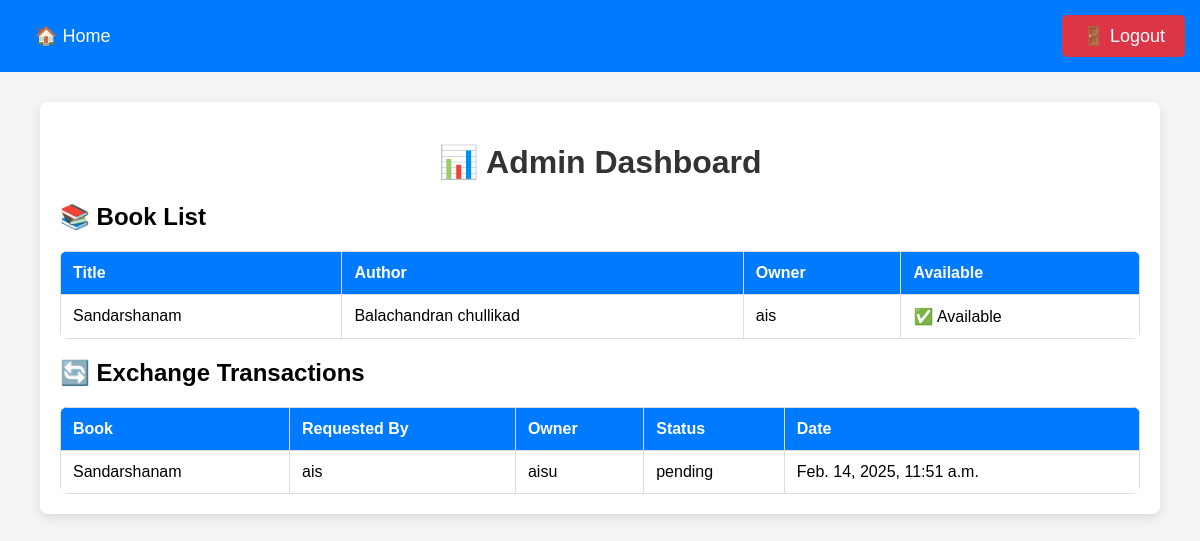
Before: /admin-dashboard/ (signed in) with the older database file.
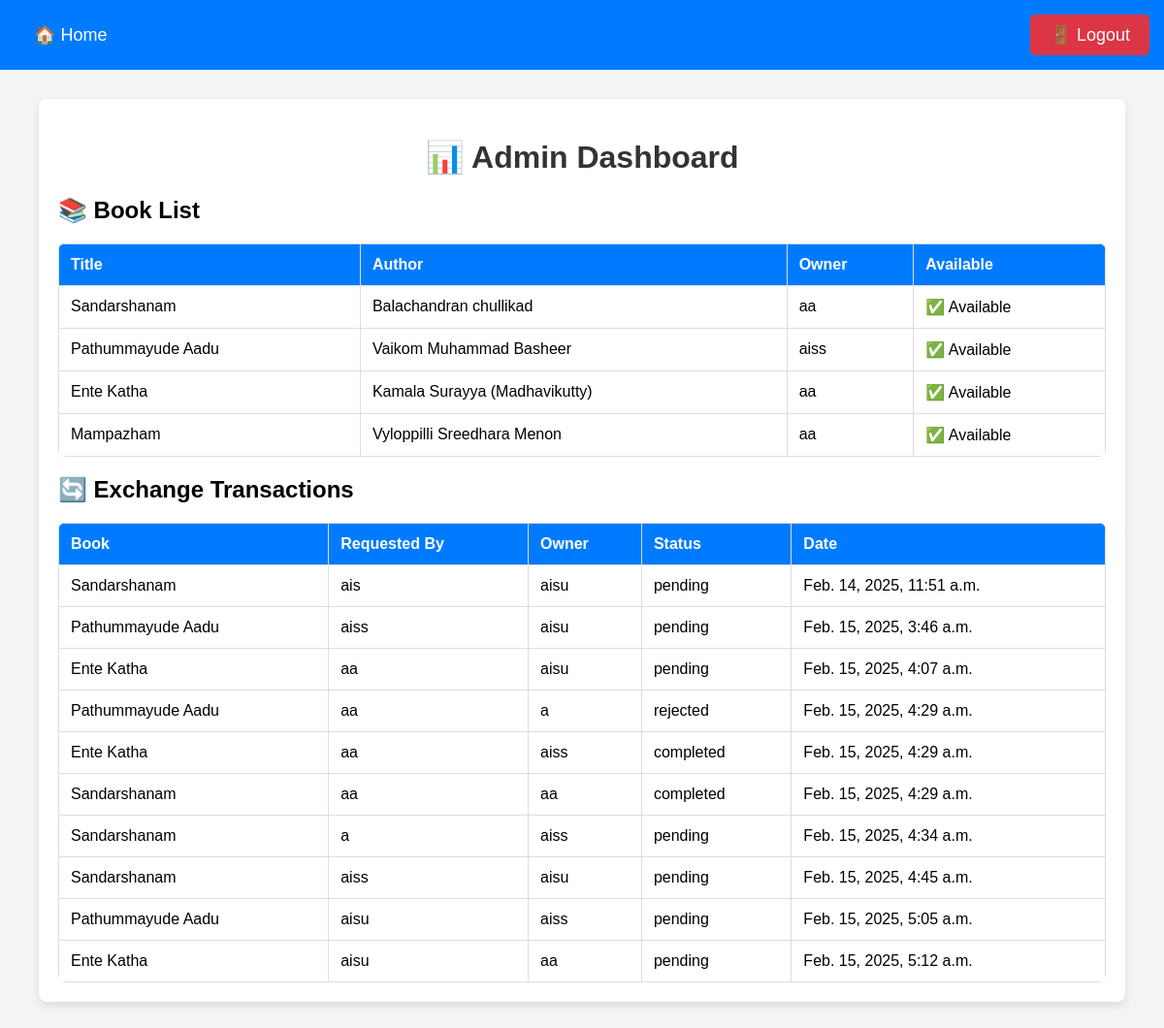
After: the same page with the newer database file.
### app/models.py (models this page shows, shortened)
class Book(models.Model):
    title = models.CharField(max_length=200)
    author = models.CharField(max_length=200)
    description = models.TextField()
    owner = models.ForeignKey(User, on_delete=models.CASCADE, related_name='books')
    available = models.BooleanField(default=True)
    image = models.ImageField(upload_to='book_images/', blank=True, null=True)  # New field

class ExchangeRequest(models.Model):
    book = models.ForeignKey(Book, on_delete=models.CASCADE)
    requester = models.ForeignKey(User, on_delete=models.CASCADE, related_name='requests')
    receiver = models.ForeignKey(User, on_delete=models.CASCADE, related_name='received_requests')
    status = models.CharField(max_length=20, choices=[('pending', 'Pending'), ('approved', 'Approved'), ('rejected', 'Rejected'), ('completed', 'Completed')], default='pending')
    created_at = models.DateTimeField(auto_now_add=True)

### app/views.py (the view)
# urls.py: path('admin-dashboard/', views.admin_dashboard, name='admin_dashboard'),
@login_required
def admin_dashboard(request):
    if not Seller.objects.filter(user=request.user).exists():
        return redirect('buyerhome')  # Redirect unauthorized users
    books = Book.objects.all()
    exchange_requests = ExchangeRequest.objects.all()
    return render(request, 'admin/admin_dashboard.html', {
        'books': books,
        'exchange_requests': exchange_requests
    })

### templates/admin/admin_dashboard.html (shortened to what this page needs)
<!DOCTYPE html>
<html lang="en">
<head>
</head>
<body>
<div class="navbar">
    <a href="{% url 'home' %}">🏠 Home</a>
    <a href="{% url 'logout' %}" class="logout-btn">🚪 Logout</a>
</div>
<div class="container">
    <h1>📊 Admin Dashboard</h1>
    <h2>📚 Book List</h2>
    <table>
        <tr>
            <th>Title</th>
            <th>Author</th>
            <th>Owner</th>
            <th>Available</th>
        </tr>
        {% for book in books %}
        <tr>
            <td>{{ book.title }}</td>
            <td>{{ book.author }}</td>
            <td>{{ book.owner.username }}</td>
            <td>{% if book.available %} ✅ Available {% else %} ❌ Unavailable {% endif %}</td>
        </tr>
        {% endfor %}
    </table>
    <h2>🔄 Exchange Transactions</h2>
    <table>
        <tr>
            <th>Book</th>
            <th>Requested By</th>
            <th>Owner</th>
            <th>Status</th>
            <th>Date</th>
        </tr>
        {% for exchange in exchange_requests %}
        <tr>
            <td>{{ exchange.book.title }}</td>
            <td>{{ exchange.requester.username }}</td>
            <td>{{ exchange.receiver.username }}</td>
            <td>{{ exchange.status }}</td>
            <td>{{ exchange.created_at }}</td>
        </tr>
        {% endfor %}
    </table>
</div>
</body>
</html>

### templates/admin/admin_dashboard.html (style rules this page uses)
body { font-family: Arial, sans-serif; margin: 0; padding: 0; background-color: #f4f4f4; }
.navbar { background-color: #007bff; padding: 15px; display: flex; justify-content: space-between; align-items: center; }
.navbar a { color: white; text-decoration: none; font-size: 18px; padding: 10px 20px; transition: 0.3s; }
.logout-btn { background-color: #dc3545; padding: 10px 20px; border-radius: 5px; }
.container { width: 90%; margin: 30px auto; background: white; padding: 20px; border-radius: 8px; box-shadow: 0px 4px 10px rgba(0, 0, 0, 0.1); }
h1 { text-align: center; color: #333; }
table { width: 100%; border-collapse: collapse; margin-top: 20px; background: white; border-radius: 8px; overflow: hidden; }
th, td { border: 1px solid #ddd; padding: 12px; text-align: left; }
th { background-color: #007bff; color: white; }

Changed rows visible on the page:
changed Book "Sandarshanam": owner.username "ais" → "aa"
added Book: title "Pathummayude Aadu", author "Vaikom Muhammad Basheer", owner.username "aiss", available "✅ Available"
added Book: title "Ente Katha", author "Kamala Surayya (Madhavikutty)", owner.username "aa", available "✅ Available"
added Book: title "Mampazham", author "Vyloppilli Sreedhara Menon", owner.username "aa", available "✅ Available"
added ExchangeRequest: book "Pathummayude Aadu", requester.username "aiss", receiver.username "aisu", status "pending", created_at "Feb. 15, 2025, 3:46 a.m."
added ExchangeRequest: book "Ente Katha", requester.username "aa", receiver.username "aisu", status "pending", created_at "Feb. 15, 2025, 4:07 a.m."
added ExchangeRequest: book "Pathummayude Aadu", requester.username "aa", receiver.username "a", status "rejected", created_at "Feb. 15, 2025, 4:29 a.m."
added ExchangeRequest: book "Ente Katha", requester.username "aa", receiver.username "aiss", status "completed", created_at "Feb. 15, 2025, 4:29 a.m."
added ExchangeRequest: book "Sandarshanam", requester.username "aa", receiver.username "aa", status "completed", created_at "Feb. 15, 2025, 4:29 a.m."
added ExchangeRequest: book "Sandarshanam", requester.username "a", receiver.username "aiss", status "pending", created_at "Feb. 15, 2025, 4:34 a.m."
added ExchangeRequest: book "Sandarshanam", requester.username "aiss", receiver.username "aisu", status "pending", created_at "Feb. 15, 2025, 4:45 a.m."
added ExchangeRequest: book "Pathummayude Aadu", requester.username "aisu", receiver.username "aiss", status "pending", created_at "Feb. 15, 2025, 5:05 a.m."
added ExchangeRequest: book "Ente Katha", requester.username "aisu", receiver.username "aa", status "pending", created_at "Feb. 15, 2025, 5:12 a.m."
